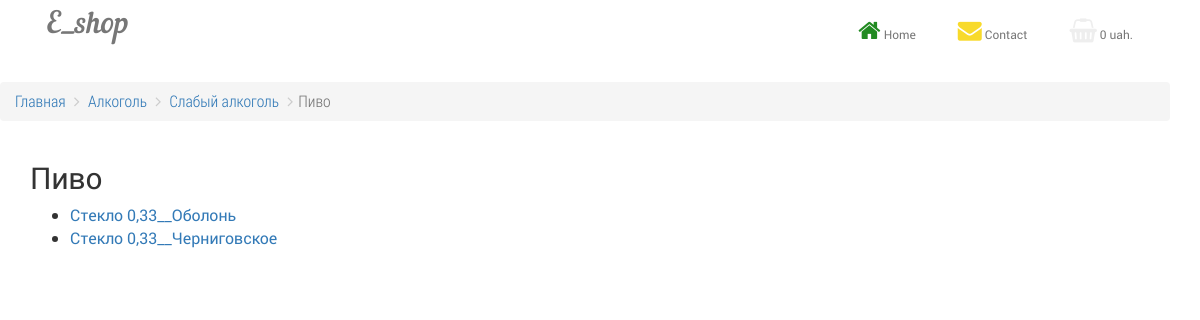
The page /category/pivo/ on the database as committed earlier.
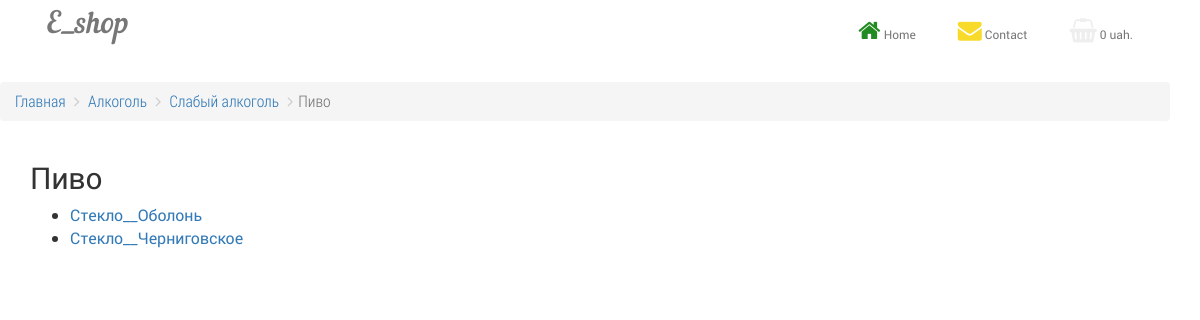
The same page on the database as committed later.
### goods/models.py (models this page shows, shortened)
class Product(models.Model):
    category = models.ForeignKey(Category, verbose_name='Категория товара', db_index=True)
    brand = models.ForeignKey(Brand, db_index=True)
    name = models.CharField(max_length=100,  verbose_name='Название товара')
    description = models.TextField(verbose_name='Описание товара', blank=True)
    price = models.DecimalField(blank=True, max_digits=10, decimal_places=2)
    measurement = models.CharField(max_length=10, choices=CHOICE_MEASUREMENT, default='pcs', verbose_name='измерение')
    value = models.FloatField(default=0, verbose_name='зачение')
    is_available = models.BooleanField(default=False)
    created = models.DateTimeField(auto_now_add=True, auto_now=False, editable=False)
    objects = ProductManager()
    class Meta:
        verbose_name = 'Товар'
        verbose_name_plural = 'товары'
        ordering = ['name']
    def get_absolute_url(self):
        return reverse('product_detail', kwargs={"pk": self.pk})

class Brand(models.Model):
    name = models.CharField(max_length=100, verbose_name='Бренд производителя', unique=True)
    slug = models.SlugField(blank=True)
    class Meta:
        verbose_name = 'Бренд'
        verbose_name_plural = 'Бренды'
        ordering = ['name']

### goods/views.py (the view)
# urls.py: url(r'^category/(?P<slug>[-\w]+)/$', views.CategoryDetail.as_view(), name='category_detail'),
class CategoryDetail(DetailView):
    model = Category
    template_name = 'goods/category_detail.html'
    context_object_name = 'nodes'
    def get_context_data(self, *args, **kwargs):
        context = super(CategoryDetail, self).get_context_data(*args, **kwargs)
        obj = self.get_object()
        product_set = obj.product_set.all()
        context["products"] = product_set
        return context

### cart/cart.py (called while the page is built)
    def __len__(self):
        return sum(item['quantity'] for item in self.cart.values())

### cart/context_processors.py (called while the page is built)
def cart(request):
    return {'cart': Cart(request)}

### goods/models.py (called while the page is built)
    def get_absolute_url(self):
        return reverse('category_detail', kwargs={"slug": self.slug})

    def active(self):
        return self.filter(is_available=True)

    def get_queryset(self):
        return ProductQuerySet(self.model, using=self._db)

    def all(self, *args, **kwargs):
        return self.get_queryset().active()

### goods/templates/goods/category_detail.html (shortened to what this page needs)
{% extends 'base.html' %}
{%load staticfiles%}
{% load mptt_tags %}
{% block breadcrumb %}
<div class="container ">
	<ol class="breadcrumb">
		<li><a href="{% url 'home' %} ">Главная</a></li>
		{% for crumb in nodes.get_ancestors %}
			<li>
				<a href="{{ crumb.get_absolute_url }}" alt="">
					{{crumb.name}}
				</a>
			</li>
		{% endfor %}
		<li class="active">{{nodes.name}}</li>
	</ol>
</div>
{% endblock breadcrumb %}
{% block content %}
	<h2>{{nodes.name}}</h2>
		<ul class="children">
		{% for children in nodes.get_children %}
			<li>
				<a href="{{ children.get_absolute_url }}" alt="">
					{{children.name}}
					{% if not children.is_leaf_node %}
						<ul class="children">
							{% for child in children.get_children %}
								<li>
									<a href="{{ child.get_absolute_url }}" alt="">
										{{child.name}}
									</a>
								</li>
							{% endfor %}
						</ul>
					{% endif %}
				</a>
			</li>
		{% empty %}
			{%for pr in products %}
				<li>
				<a href=" {{ pr.get_absolute_url }} " alt="">
				{{pr.name}}__{{pr.brand.name}}
				</a></li>
			{%endfor%}
		</ul>
		{% endfor %}
{% endblock content %}

Rows that differ between the two databases and show on the page:
changed Product "Оболонь": name "Стекло 0,33" → "Стекло"
changed Product "Черниговское": name "Стекло 0,33" → "Стекло"
